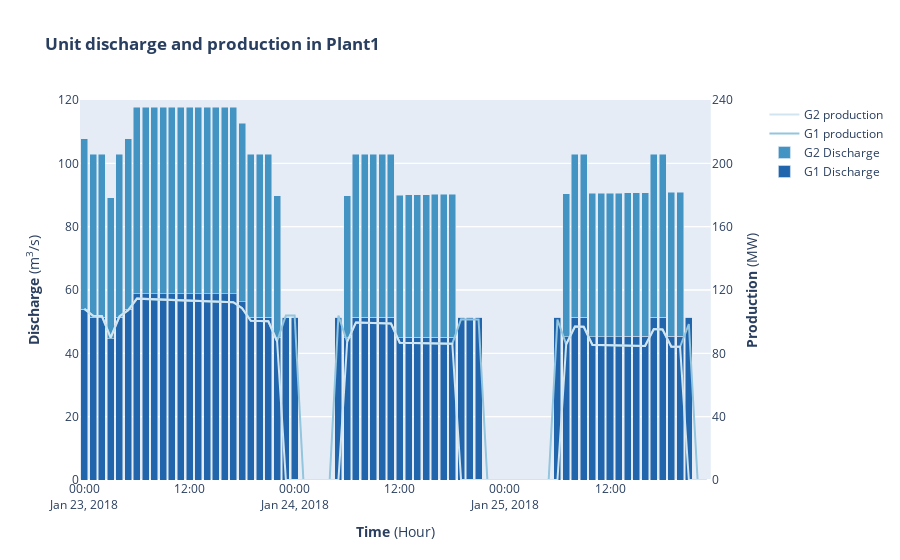

Source (notebook cell):
### Code cell
# Plotting discharge and production results from Plant 1

# Retrieving discharge results on generators
G1_discharge=shop.model.generator.Plant1_Generator1.discharge.get()
G2_discharge=shop.model.generator.Plant1_Generator2.discharge.get()

# Retrieving production results on generators
G1_production=shop.model.generator.Plant1_Generator1.production.get()
G2_production=shop.model.generator.Plant1_Generator2.production.get()

# Preparing for secondary y axis by calling make_subplots function
coloraxis = px.colors.sequential.RdBu_r
#coloraxis=["rgb(0, 200, 30)","rgb(0, 200, 60)","rgb(0, 200, 90)","rgb(0, 200, 120)","rgb(0, 200, 150)","rgb(0, 200, 180)","rgb(0, 200, 210)","rgb(0, 200, 255)"]
#print(coloraxis)
fig = make_subplots(specs=[[{"secondary_y": True}]])
fig.add_trace(go.Bar(x=G1_discharge.index, y=G1_discharge.values, name="G1 Discharge", marker_color=coloraxis[1]), secondary_y=False)
fig.add_trace(go.Bar(x=G2_discharge.index, y=G2_discharge.values, name="G2 Discharge", marker_color=coloraxis[2]), secondary_y=False)
fig.add_trace(go.Scatter(x=G1_production.index, y=G1_production.values, name="G1 production", marker_color=coloraxis[3]), secondary_y=True)
fig.add_trace(go.Scatter(x=G2_production.index, y=G2_production.values, name="G2 production", marker_color=coloraxis[4]), secondary_y=True)
fig.update_layout(title_text="<b>Unit discharge and production in Plant1</b>", barmode="stack")
fig.update_xaxes(title_text="<b>Time</b> (Hour)")
fig.update_yaxes(title_text="<b>Discharge</b> (m<sup>3</sup>/s)", secondary_y=False, range=[0, 120], tick0=20, dtick=20)
fig.update_yaxes(title_text="<b>Production</b> (MW)", secondary_y=True, range=[0, 240], tick0=40, dtick=40)

fig.show()
